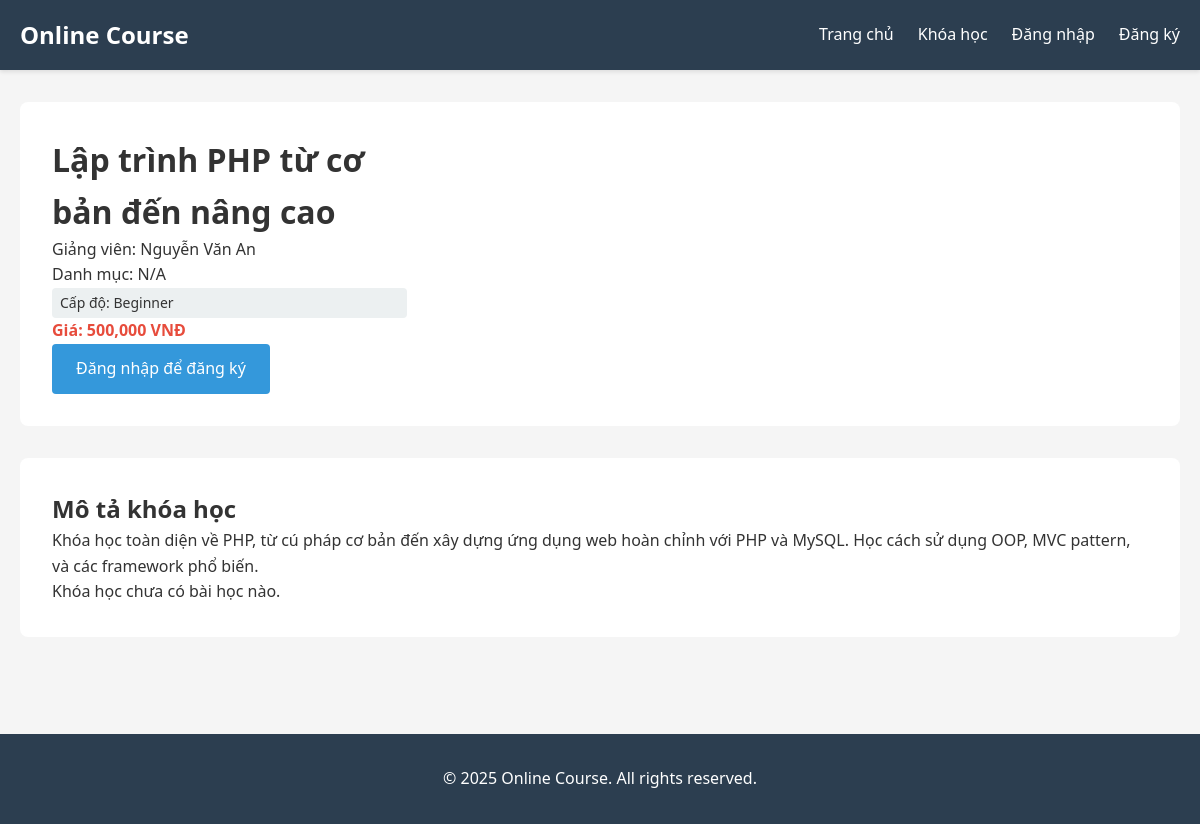
The app's page /course/detail/1 with its own data.
### tables this page shows
CREATE TABLE IF NOT EXISTS courses (
    id INT AUTO_INCREMENT PRIMARY KEY,
    title VARCHAR(255) NOT NULL,
    description TEXT,
    instructor_id INT NOT NULL,
    category_id INT,
    price DECIMAL(10,2) DEFAULT 0.00,
    duration_weeks INT,
    level VARCHAR(50) DEFAULT 'Beginner' COMMENT 'Beginner, Intermediate, Advanced',
    image VARCHAR(255),
    created_at DATETIME DEFAULT CURRENT_TIMESTAMP,
    updated_at DATETIME DEFAULT CURRENT_TIMESTAMP ON UPDATE CURRENT_TIMESTAMP,
    FOREIGN KEY (instructor_id) REFERENCES users(id) ON DELETE CASCADE,
    FOREIGN KEY (category_id) REFERENCES categories(id) ON DELETE SET NULL,
    INDEX idx_instructor (instructor_id),
    INDEX idx_category (category_id),
    INDEX idx_level (level)
);

CREATE TABLE IF NOT EXISTS users (
    id INT AUTO_INCREMENT PRIMARY KEY,
    username VARCHAR(255) NOT NULL UNIQUE,
    email VARCHAR(255) NOT NULL UNIQUE,
    password VARCHAR(255) NOT NULL,
    fullname VARCHAR(255) NOT NULL,
    role INT NOT NULL DEFAULT 0 COMMENT '0: học viên, 1: giảng viên, 2: quản trị viên',
    created_at DATETIME DEFAULT CURRENT_TIMESTAMP,
    INDEX idx_email (email),
    INDEX idx_username (username)
);

### controllers/CourseController.php (called while the page is built, shortened)
<?php
require_once __DIR__ . '/../config/helper.php';
require_once __DIR__ . '/../models/Course.php';
class CourseController {
    public function detail($id) {
        $courseModel = new Course();
        $lessonModel = new Lesson();
        $course = $courseModel->getById($id);
        $lessons = $lessonModel->getByCourse($id);
        $isEnrolled = false;
        require_once __DIR__ . '/../views/layouts/header.php';
        require_once __DIR__ . '/../views/courses/detail.php';
        require_once __DIR__ . '/../views/layouts/footer.php';
    }
}
?>

### models/Course.php (called while the page is built, shortened)
<?php
require_once __DIR__ . '/../config/Database.php';
class Course {
    private $conn;
    private $table = 'courses';
    public function __construct() {
        $database = new Database();
        $this->conn = $database->getConnection();
    }
    public function getById($id) {
        $query = "SELECT c.*, u.fullname as instructor_name, cat.name as category_name
                  FROM " . $this->table . " c
                  LEFT JOIN users u ON c.instructor_id = u.id
                  LEFT JOIN categories cat ON c.category_id = cat.id
                  WHERE c.id = :id";
        $stmt = $this->conn->prepare($query);
        $stmt->bindParam(':id', $id);
        $stmt->execute();
        return $stmt->fetch();
    }
}
?>

### config/Database.php (called while the page is built, shortened)
<?php
class Database {
    private $host = "localhost";
    private $db_name = "onlinecourse";
    private $username = "root";
    private $password = "";
    public function getConnection() {
        $this->conn = null;
        try {
            $this->conn = new PDO(
                "mysql:host=" . $this->host . ";dbname=" . $this->db_name . ";charset=utf8mb4",
                $this->username,
                $this->password,
                [
                    PDO::ATTR_ERRMODE => PDO::ERRMODE_EXCEPTION,
                    PDO::ATTR_DEFAULT_FETCH_MODE => PDO::FETCH_ASSOC,
                    PDO::ATTR_EMULATE_PREPARES => false
                ]
            );
        } catch(PDOException $e) {
            echo "Connection error: " . $e->getMessage();
        }
        return $this->conn;
    }
}
?>

### config/helper.php (called while the page is built, shortened)
<?php
function isLoggedIn() {
    return isset($_SESSION['user_id']);
}
function getBasePath() {
    $script = $_SERVER['SCRIPT_NAME'];
    $path = dirname($script);
    $path = rtrim($path, '/');
    return $path ?: '';
}
?>

### url_helper.php (called while the page is built, shortened)
<?php
function url($path) {
    $base_path = getBasePath();
    $path = ltrim($path, '/');
    return $base_path . '/index.php?url=' . $path;
}
?>

### views/courses/detail.php (the view, shortened to what this page needs)
<div class="container">
    <div class="course-detail">
        <div class="course-detail-header">
            <div class="course-detail-info">
                <h1><?php echo htmlspecialchars($course['title']); ?></h1>
                <p class="course-instructor">Giảng viên: <?php echo htmlspecialchars($course['instructor_name'] ?? 'N/A'); ?></p>
                <p class="course-category">Danh mục: <?php echo htmlspecialchars($course['category_name'] ?? 'N/A'); ?></p>
                <p class="course-level">Cấp độ: <?php echo htmlspecialchars($course['level']); ?></p>
                <p class="course-price">Giá: <?php echo number_format($course['price'], 0); ?> VNĐ</p>
                <?php if (isLoggedIn() && hasRole('student') && !$isEnrolled): ?>
                    <a href="<?php echo url('course/enroll/' . $course['id']); ?>" class="btn btn-primary">Đăng ký khóa học</a>
                <?php elseif ($isEnrolled): ?>
                    <a href="<?php echo url('enrollment/progress/' . $course['id']); ?>" class="btn btn-success">Vào học</a>
                <?php elseif (!isLoggedIn()): ?>
                    <a href="<?php echo url('auth/login'); ?>" class="btn btn-primary">Đăng nhập để đăng ký</a>
                <?php endif; ?>
            </div>
        </div>
        <div class="course-detail-content">
            <h2>Mô tả khóa học</h2>
            <p><?php echo nl2br(htmlspecialchars($course['description'] ?? '')); ?></p>
            <?php if (!empty($lessons)): ?>
                <h2>Nội dung khóa học (<?php echo count($lessons); ?> bài học)</h2>
                <ul class="lesson-list">
                    <?php foreach ($lessons as $lesson): ?>
                        <li>
                            <span class="lesson-order"><?php echo $lesson['order'] + 1; ?></span>
                            <span class="lesson-title"><?php echo htmlspecialchars($lesson['title']); ?></span>
                            <?php if ($isEnrolled): ?>
                                <a href="<?php echo url('lesson/view/' . $lesson['id']); ?>" class="btn btn-sm">Xem</a>
                            <?php endif; ?>
                        </li>
                    <?php endforeach; ?>
                </ul>
            <?php else: ?>
                <p>Khóa học chưa có bài học nào.</p>
            <?php endif; ?>
        </div>
    </div>
</div>

### assets/css/style.css (style rules this page uses)
* { margin: 0; padding: 0; box-sizing: border-box; }
body { font-family: 'Segoe UI', Tahoma, Geneva, Verdana, sans-serif; line-height: 1.6; color: #333; background-color: #f5f5f5; }
.container { max-width: 1200px; margin: 0 auto; padding: 0 20px; }
.btn { display: inline-block; padding: 0.75rem 1.5rem; background-color: #3498db; color: white; text-decoration: none; border-radius: 4px; border: none; cursor: pointer; transition: background-color 0.3s; font-size: 1rem; }
.btn-primary { background-color: #3498db; }
.course-level { background-color: #ecf0f1; padding: 0.25rem 0.5rem; border-radius: 4px; font-size: 0.875rem; }
.course-price { font-weight: bold; color: #e74c3c; }
.course-detail-header { display: grid; grid-template-columns: 1fr 2fr; gap: 2rem; background: white; padding: 2rem; border-radius: 8px; margin-bottom: 2rem; }
.course-detail-content { background: white; padding: 2rem; border-radius: 8px; }

### records on screen
courses: title "Lập trình PHP từ cơ bản đến nâng cao", instructor.fullname "Nguyễn Văn An", level "Beginner", price "500,000", description "Khóa học toàn diện về PHP, từ cú pháp cơ bản đến xây dựng ứng dụng web hoàn chỉnh với PHP và MySQL. Học cách sử dụng OOP, MVC pattern, và các framework phổ biến."

### other values on screen
$course['category_name'] "N/A"
